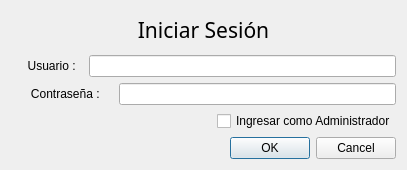
<?xml version="1.0" encoding="UTF-8"?>
<ui version="4.0">
 <class>LogIn</class>
 <widget class="QDialog" name="LogIn">
  <property name="geometry">
   <rect>
    <x>0</x>
    <y>0</y>
    <width>407</width>
    <height>170</height>
   </rect>
  </property>
  <property name="windowTitle">
   <string>LogIn</string>
  </property>
  <layout class="QGridLayout" name="gridLayout">
   <item row="0" column="0" colspan="2">
    <widget class="QLabel" name="label_2">
     <property name="font">
      <font>
       <family>Arial Black</family>
       <pointsize>16</pointsize>
      </font>
     </property>
     <property name="text">
      <string>Iniciar Sesión</string>
     </property>
     <property name="alignment">
      <set>Qt::AlignCenter</set>
     </property>
    </widget>
   </item>
   <item row="1" column="0" colspan="2">
    <layout class="QHBoxLayout" name="horizontalLayout_4">
     <item>
      <layout class="QVBoxLayout" name="verticalLayout">
       <item>
        <layout class="QHBoxLayout" name="horizontalLayout">
         <item>
          <widget class="QLabel" name="label">
           <property name="text">
            <string>     Usuario :  </string>
           </property>
          </widget>
         </item>
         <item>
          <widget class="QLineEdit" name="usuarioLineEdit"/>
         </item>
        </layout>
       </item>
       <item>
        <layout class="QHBoxLayout" name="horizontalLayout_2">
         <item>
          <widget class="QLabel" name="labelClave">
           <property name="text">
            <string>      Contraseña :    </string>
           </property>
          </widget>
         </item>
         <item>
          <widget class="QLineEdit" name="claveLineEdit"/>
         </item>
        </layout>
       </item>
      </layout>
     </item>
    </layout>
   </item>
   <item row="2" column="0">
    <spacer name="horizontalSpacer_2">
     <property name="orientation">
      <enum>Qt::Horizontal</enum>
     </property>
     <property name="sizeHint" stdset="0">
      <size>
       <width>204</width>
       <height>20</height>
      </size>
     </property>
    </spacer>
   </item>
   <item row="2" column="1">
    <widget class="QCheckBox" name="checkBoxIsAdmin">
     <property name="text">
      <string>Ingresar como Administrador</string>
     </property>
    </widget>
   </item>
   <item row="3" column="0">
    <spacer name="horizontalSpacer">
     <property name="orientation">
      <enum>Qt::Horizontal</enum>
     </property>
     <property name="sizeHint" stdset="0">
      <size>
       <width>204</width>
       <height>20</height>
      </size>
     </property>
    </spacer>
   </item>
   <item row="3" column="1">
    <widget class="QDialogButtonBox" name="buttonBoxLogin">
     <property name="standardButtons">
      <set>QDialogButtonBox::Cancel|QDialogButtonBox::Ok</set>
     </property>
    </widget>
   </item>
  </layout>
 </widget>
 <resources/>
 <connections/>
</ui>
